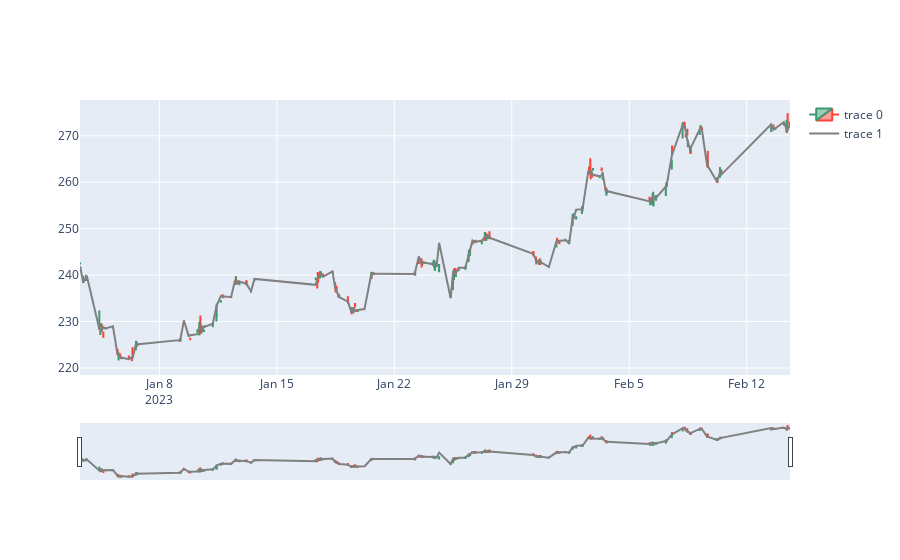

The cell this chart's notebook holds for it:
### Code cell
strategy = Strategy("MSFT")
strategy.run()

### Figure 1 — Plotly figure (JSON) as saved in the notebook; plotly's stock layout.template omitted (floating-point values rounded to 4 significant figures; data arrays with more than 128 entries replaced by an {"elided": "..."} marker saying what was removed)
{"data": [{"close": {"elided": "272 float values"}, "high": {"elided": "272 float values"}, "low": {"elided": "272 float values"}, "open": {"elided": "272 float values"}, "type": "candlestick", "x": {"elided": "272 str values"}}, {"line": {"color": "grey"}, "type": "scatter", "x": {"elided": "272 str values"}, "y": {"elided": "272 float values"}}], "layout": {}}
